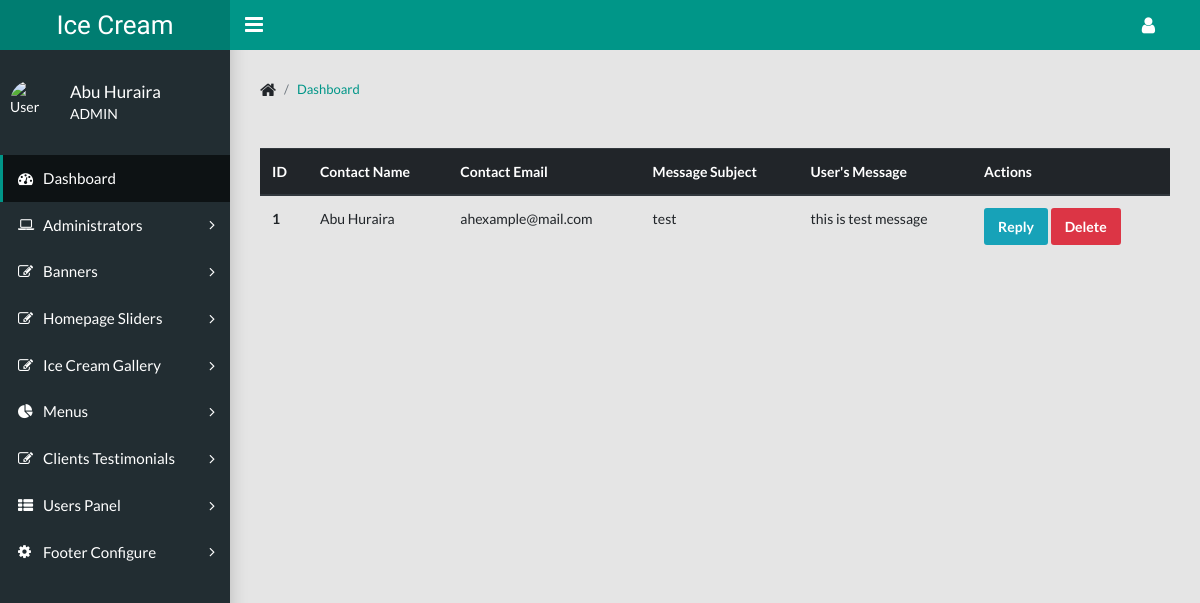
/admin/user-contacts.php (signed in), run on the app's committed database.
### tables this page shows
CREATE TABLE IF NOT EXISTS `contacts` (
  `contact_id` int(11) NOT NULL,
  `contact_name` varchar(255) NOT NULL,
  `contact_email` varchar(255) NOT NULL,
  `contact_subject` varchar(255) NOT NULL,
  `contact_message` varchar(255) NOT NULL
);

### admin/user-contacts.php (the view, shortened to what this page needs)
<?php
require 'header.php';
$selectContacts = "SELECT * FROM contacts";
$$selectContactsResult = mysqli_query($connect, $selectContacts);
?>
<?php
require 'breadcrumb.php';
?>
<table class="table">
    <thead class="thead-dark">
        <tr>
            <th scope="col">ID</th>
            <th scope="col">Contact Name</th>
            <th scope="col">Contact Email</th>
            <th scope="col">Message Subject</th>
            <th scope="col">User's Message</th>
            <th scope="col">Actions</th>
        </tr>
    </thead>
    <tbody>
    <?php foreach($$selectContactsResult as $value){ ?>
        <tr>
            <th scope="row"><?php echo $value['contact_id'] ?></th>
            <td><?php echo $value['contact_name'] ?></td>
            <td><?php echo $value['contact_email'] ?></td>
            <td><?php echo $value['contact_subject'] ?></td>
            <td><?php echo $value['contact_message'] ?></td>
            <td>
                <a href="" class="btn btn-info">Reply</a>
                <a href="" class="btn btn-danger">Delete</a>
            </td>
        </tr>
    <?php } ?>
    </tbody>
</table>
<?php
require 'footer.php';
?>

### data on the page
contacts: contact_id "1", contact_name "Abu Huraira", contact_email "ahexample@mail.com", contact_subject "test", contact_message "this is test message"
